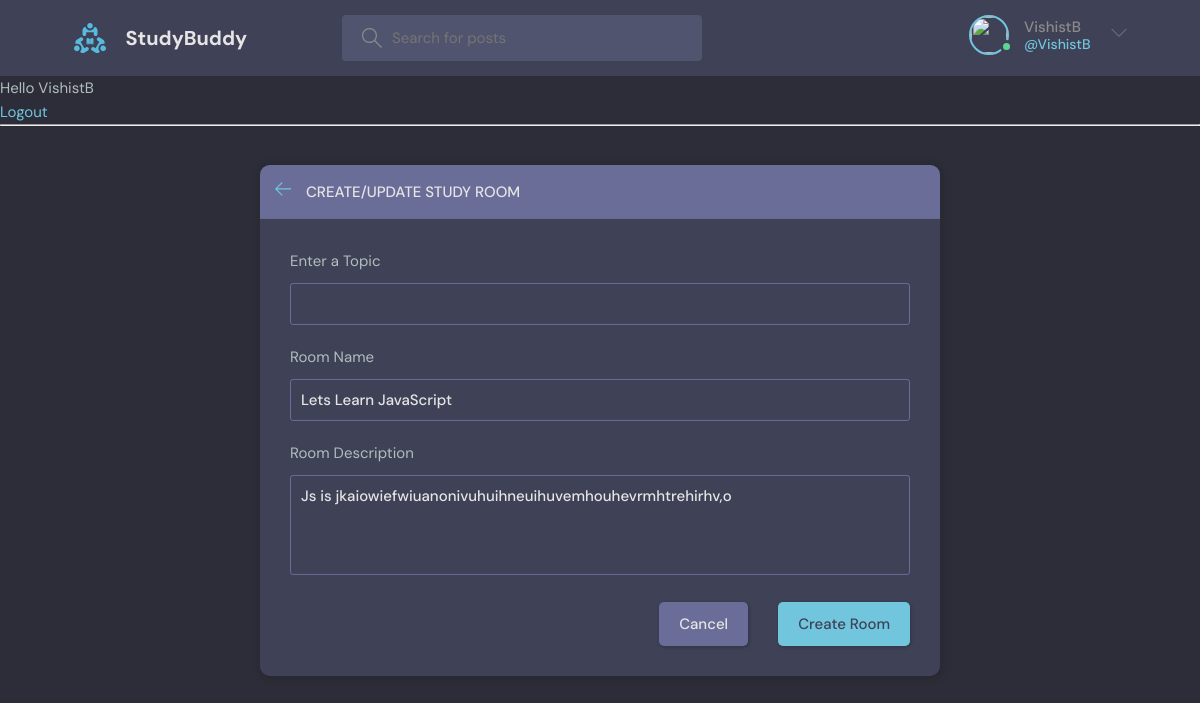
The app's page /update-room/1/ (signed in) with its own data.
### base/models.py (models this page shows, shortened)
class Room(models.Model):
    host = models.ForeignKey(User, on_delete=models.SET_NULL, null=True)
    topic= models.ForeignKey(Topic, on_delete=models.SET_NULL, null=True)
    name=models.CharField(max_length=200)
    description= models.TextField(null=True,blank=True)
    participants=models.ManyToManyField(User, related_name='participants', blank=True)
    updated=models.DateTimeField(auto_now=True)
    created=models.DateTimeField(auto_now_add=True)
    class Meta:
        ordering = ['-updated', 'created']

### base/views.py (the view)
# urls.py: path('update-room/<str:pk>/', views.updateRoom, name="update-room"),
@login_required(login_url='login')
def updateRoom(request, pk):
    room = Room.objects.get(id=pk)
    form = RoomForm(instance=room)
    topics= Topic.objects.all()
    if request.user != room.host:
        return HttpResponse('You are not allowed here')
    if request.method == "POST":
        form= RoomForm(request.POST,instance=room)
        if form.is_valid():
            form.save()
            return redirect('home')
    context={'form': form, 'topics': topics}
    return render(request, 'base/room_form.html', context)

### base/forms.py
class RoomForm(ModelForm):
    class Meta:
        model=Room
        fields = '__all__'
        exclude = ['host','participants']

### base/templates/base/room_form.html (shortened to what this page needs)
{% extends 'main.html' %}
{% block content%}
  <main class="create-room layout">
    <div class="container">
      <div class="layout__box">
        <div class="layout__boxHeader">
          <div class="layout__boxTitle">
            <a href="{% url 'home' %}">
              <svg version="1.1" xmlns="http://www.w3.org/2000/svg" width="32" height="32" viewBox="0 0 32 32">
                <title>arrow-left</title>
                <path
                  d="M13.723 2.286l-13.723 13.714 13.719 13.714 1.616-1.611-10.96-10.96h27.625v-2.286h-27.625l10.965-10.965-1.616-1.607z">
                </path>
              </svg>
            </a>
            <h3>Create/Update Study Room</h3>
          </div>
        </div>
        <div class="layout__body">
          <form class="form" action="" method="POST">
            <div class="form__group">
              <label for="room_topic">Enter a Topic</label>
              <input required type="text" name="topic" list="topic-list"/>
            </div>
            <div class="form__group">
              <label for="room_name">Room Name</label>
              {{form.name}}
            </div>
            <div class="form__group">
              <label for="room_description">Room Description</label>
              {{form.description}}
            </div>
            <div class="form__action">
              <a class="btn btn--dark" href="index.html">Cancel</a>
              <button class="btn btn--main" type="submit">Create Room</button>
            </div>
          </form>
        </div>
      </div>
    </div>
  </main>
{% endblock content %}

### Templates/navbar.html (shortened to what this page needs)
{% load static %}
<header class="header header--loggedIn">
    <div class="container">
        <a href="{% url 'home' %}" class="header__logo">
            <img src="{% static 'images/logo.svg' %}" />
            <h1>StudyBuddy</h1>
        </a>
        <form class="header__search" method="GET" action="{% url 'home' %}">
            <label>
                <input name="q" placeholder="Search for posts" />
            </label>
        </form>
        <nav class="header__menu">
            {% if request.user.is_authenticated %}
            <div class="header__user">
                <a href="#">
                    <div class="avatar avatar--medium active">
                        <img src="{{request.user.avatar.url}}" />
                    </div>
                    <p>{{request.user.username}} <span>@{{request.user.username}}</span></p>
                </a>
                <button class="dropdown-button">
                    <svg version="1.1" xmlns="http://www.w3.org/2000/svg" width="32" height="32" viewBox="0 0 32 32">
                        <title>chevron-down</title>
                        <path d="M16 21l-13-13h-3l16 16 16-16h-3l-13 13z"></path>
                    </svg>
                </button>
            </div>
            {% else %}
            <a href="{% url 'login' %}">
                <img src="{% static 'images/avatar.svg' %}" />
                <p>Login</p>
            </a>
            {% endif %}
        </nav>
    </div>
</header>
{% if request.user.is_authenticated %}
<p>Hello {{request.user}}</p>
<a href="{% url 'logout' %}">Logout</a>
{% else %}
<a href="{% url 'login' %}">Login</a>
{% endif %}
<hr>

### records on screen
Room: name "Lets Learn JavaScript", description "Js is jkaiowiefwiuanonivuhuihneuihuvemhouhevrmhtrehirhv,o"

### other values on screen
{{ request.user.username }} "VishistB"
{{ request.user }} "VishistB"
